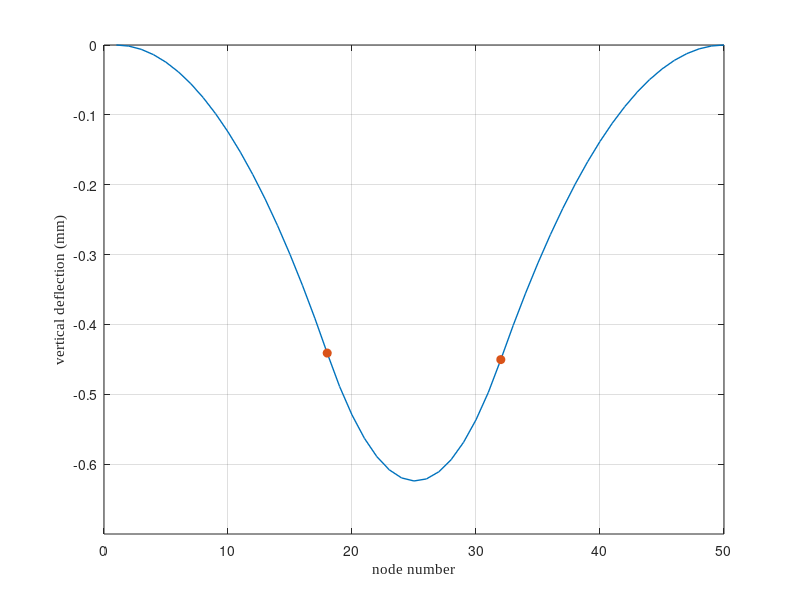
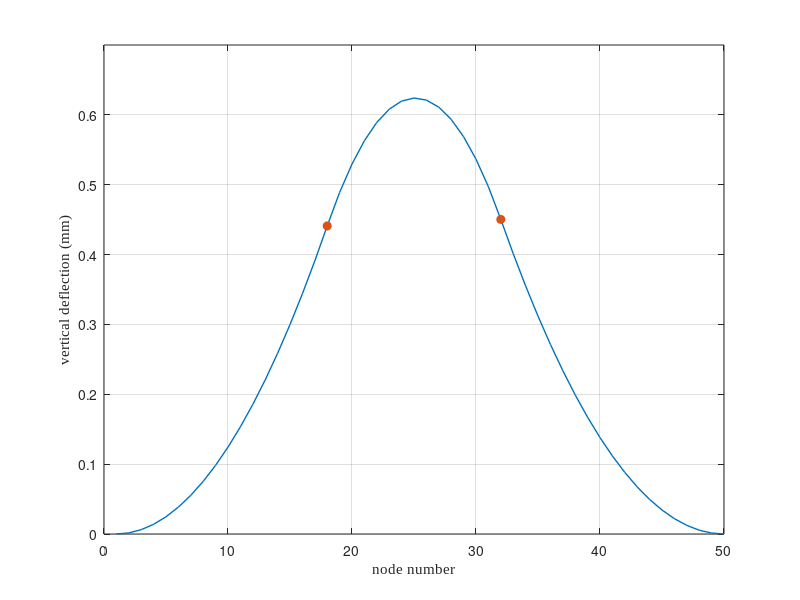

Recreate these plots in MATLAB, in order. (Note: this script raises an error after producing the figures.)
clear; clc; close all;
% Directory to save figures
saveDir = 'C:\Users\trott\Dropbox\Conference Papers\In Progress\Roberts2025_IMECE\Latex\Figures';
if ~exist(saveDir, 'dir')
    mkdir(saveDir);
end

%% FEM Model Setup
% nElem = 49; E = 210e9; A = 0.01; I = 8.333e-6; rho = 7850; L = 2;
%nElem = 49; E = 210e9; width = 0.05; thickness = 0.005; rho = 7850; L = 1;
nElem = 49; E = 1.8602e10; width = 0.0254; thickness = 0.0016002; rho = 515.379; L = 0.0889;
A = width * thickness; I = (width * thickness^3) / 12; 
nNode = nElem + 1; dof_per_node = 3; totalDOF = nNode * dof_per_node;
Le = L / nElem;
nFrames = 50; colors = lines(nFrames);

% Element matrices
ke_axial = (E*A/Le)*[1 -1; -1 1];
ke_bend = (E*I/Le^3)*[12 6*Le -12 6*Le; 6*Le 4*Le^2 -6*Le 2*Le^2;
                      -12 -6*Le 12 -6*Le; 6*Le 2*Le^2 -6*Le 4*Le^2];
ke = zeros(6); me = zeros(6);
axial = [1 4]; bend = [2 3 5 6];
ke(axial,axial) = ke_axial; ke(bend,bend) = ke_bend;

me_axial = (rho*A*Le/6)*[2 1; 1 2];
me_bend = (rho*A*Le/420)*[156 22*Le 54 -13*Le; 22*Le 4*Le^2 13*Le -3*Le^2;
                          54 13*Le 156 -22*Le; -13*Le -3*Le^2 -22*Le 4*Le^2];
me(axial,axial) = me_axial; me(bend,bend) = me_bend;

K = zeros(totalDOF); M = zeros(totalDOF);
for e = 1:nElem
    idx = (e-1)*dof_per_node + (1:6);
    K(idx,idx) = K(idx,idx) + ke;
    M(idx,idx) = M(idx,idx) + me;
end

% Fixed-fixed boundary
fixedDOF = [1,2,3, totalDOF-2, totalDOF-1, totalDOF];
freeDOF = setdiff(1:totalDOF, fixedDOF);
Kf = K(freeDOF,freeDOF); Mf = M(freeDOF,freeDOF);

%% Static Deflection Under Moment Couple
% Prepare load vector
F_static = zeros(totalDOF, 1);

% Define same moment couple as in control: Nodes 20 and 30
nodeL = 18; nodeR = 32;
DOF_thetaL = (nodeL - 1)*dof_per_node + 3;
DOF_thetaR = (nodeR - 1)*dof_per_node + 3;

M0 = 0.5;  % Nm magnitude of static moment
F_static(DOF_thetaL) = -M0;
F_static(DOF_thetaR) = +M0;

% Apply boundary conditions
F_static_reduced = F_static(freeDOF);

% Solve static equilibrium: Kf * u = F_static
U_static = zeros(totalDOF, 1);
U_static(freeDOF) = Kf \ F_static_reduced;

% Extract vertical displacements
x_nodes = 1:nNode;
w_static = U_static(2:dof_per_node:end);  % vertical DOFs

figure('Units','inches','Position',[1 1 3.6 2.0]);
plot(x_nodes, 1e3*w_static, '-', 'LineWidth', 1);
hold on;

% Mark moment application nodes with red circles
plot(x_nodes([nodeL, nodeR]), 1e3*w_static([nodeL, nodeR]), 'o', ...
     'MarkerSize', 6, 'MarkerFaceColor', colors(2,:), 'Color', colors(2,:));

xlabel('node number', 'FontName', 'Times New Roman', 'FontSize', 11);
ylabel('vertical deflection (mm)', 'FontName', 'Times New Roman', 'FontSize', 11);
ylim([-0.7 0]);
grid on; box on;
print(gcf, fullfile(saveDir, 'static_deflection_moment1'), '-dpng', '-r300');


F_static(DOF_thetaL) = +M0;  % flipped
F_static(DOF_thetaR) = -M0;

% Apply BCs and solve
F_static_reduced = F_static(freeDOF);
U_static = zeros(totalDOF, 1);
U_static(freeDOF) = Kf \ F_static_reduced;

% Extract and plot
x_nodes = 1:nNode;
w_static = U_static(2:dof_per_node:end);  % vertical DOFs

figure('Units','inches','Position',[1 1 3.6 2.0]);
plot(x_nodes, 1e3*w_static, '-', 'LineWidth', 1);
hold on;

% Mark moment application nodes with red circles
plot(x_nodes([nodeL, nodeR]), 1e3*w_static([nodeL, nodeR]), 'o', ...
     'MarkerSize', 6, 'MarkerFaceColor', colors(2,:), 'Color', colors(2,:));
xlabel('node number', 'FontName', 'Times New Roman', 'FontSize', 11);
ylabel('vertical deflection (mm)', 'FontName', 'Times New Roman', 'FontSize', 11);
ylim([0 0.7]);
grid on; box on;
print(gcf, fullfile(saveDir, 'static_deflection_moment2'), '-dpng', '-r300');

%% Rayleigh damping
zeta1 = 0.02; zeta2 = 0.02;
[Phi,D] = eig(Kf,Mf); omega = sqrt(diag(D));
A = [1/(2*omega(1)) omega(1)/2; 1/(2*omega(2)) omega(2)/2];
ab = A\[zeta1; zeta2]; alpha = ab(1); beta = ab(2);
Cf = alpha*Mf + beta*Kf;

%% Time Integration Setup
dt = 1e-4; Tmax = 0.05; Nt = round(Tmax/dt); t = (0:Nt)*dt;
nDOF_f = length(freeDOF);

% Initial Conditions
W_free = zeros(nDOF_f,Nt+1); V = zeros(nDOF_f,Nt+1); Aacc = zeros(nDOF_f,Nt+1);

% Apply impulse near control region
impulse_node = round(25);  
mid_dof_global = (impulse_node-1)*dof_per_node + 2;
mid_dof = find(freeDOF==mid_dof_global);

f_dyn = zeros(nDOF_f, Nt+1);
impulse_val = 1000;

% Apply impulse starting at 0.1 ms (0.0001 s)
impulse_start_time = 0.005;  % seconds
impulse_duration = 0.001;     % impulse lasts for 1 ms
start_idx = round(impulse_start_time / dt);
num_impulse_steps = round(impulse_duration / dt);

% Apply impulse to f_dyn starting at start_idx
f_dyn(mid_dof, start_idx : start_idx + num_impulse_steps - 1) = impulse_val;

% Newmark coefficients
b = 1/4; g = 1/2;
a0 = 1/(b*dt^2); a1 = g/(b*dt); a2 = 1/(b*dt); a3 = 1/(2*b)-1;
a4 = g/b - 1; a5 = dt*(g/(2*b)-1);
Keff = Kf + a1*Cf + a0*Mf;

%% Free Response Simulation
W = W_free; Aacc(:,1) = Mf\(f_dyn(:,1) - Cf*V(:,1) - Kf*W(:,1));
for n = 1:Nt
    Feff = f_dyn(:,n+1) + ...
        Mf*(a0*W(:,n) + a2*V(:,n) + a3*Aacc(:,n)) + ...
        Cf*(a1*W(:,n) + a4*V(:,n) + a5*Aacc(:,n));
    W(:,n+1) = Keff \ Feff;
    Aacc(:,n+1) = a0*(W(:,n+1)-W(:,n)) - a2*V(:,n) - a3*Aacc(:,n);
    V(:,n+1) = V(:,n) + dt*((1-g)*Aacc(:,n) + g*Aacc(:,n+1));
end
W_free = W; A_free = Aacc; V_free = V;

% Control nodes (adjacent rotation DOFs)
left_node = 20; right_node = 30;
thetaL_global = (left_node - 1)*dof_per_node + 3;
thetaR_global = (right_node - 1)*dof_per_node + 3;
idL = find(freeDOF==thetaL_global); idR = find(freeDOF==thetaR_global);

if isempty(idL) || isempty(idR)
    error('Control node DOFs not found in freeDOF!');
end

%%
Kp_vals = logspace(-6, -1, 10);  % 10 values from 1e-6 to 1e-1
Kd_vals = logspace(-5, -1, 10);  % 10 values from 1e-5 to 1e-1
results = [];

fprintf('Running PD Tuning Sweep:\n');
for kp = Kp_vals
    for kd = Kd_vals
        fprintf('  Testing Kp = %.1e, Kd = %.1e ...\n', kp, kd);
        [peak, settle, rms_a] = run_PD_simulation(kp, kd, ...
            zeros(nDOF_f,Nt+1), zeros(nDOF_f,Nt+1), zeros(nDOF_f,Nt+1), ...
            f_dyn, Mf, Cf, Kf, Keff, dt, Nt, mid_dof, freeDOF, totalDOF, ...
            dof_per_node, left_node, right_node);

        results = [results; kp, kd, 1e3*peak, settle, rms_a];
    end
end

T = array2table(results, ...
    'VariableNames', {'Kp', 'Kd', 'PeakDisp_mm', 'SettleTime_ms', 'RMSAccel'});
disp(T);
sorted_by_peak = sortrows(T, 'PeakDisp_mm');
sorted_by_settle = sortrows(T, 'SettleTime_ms');
sorted_by_rms = sortrows(T, 'RMSAccel');
best = sorted_by_settle(1, :); 

%% PD Control Simulation
% Kp = 250; 
% Kd = 1000;
% Kp = 10; 
% Kd = 0.175;
% Kp = 0.00001; 
% Kd = 0.00005;
Kp = best.Kp;
Kd = best.Kd;
fprintf('Using optimal PD gains: Kp = %.2e, Kd = %.2e\n', Kp, Kd);

W_pd = zeros(nDOF_f,Nt+1); V_pd = zeros(nDOF_f,Nt+1); A_pd = zeros(nDOF_f,Nt+1);
f_pd = f_dyn; M_record = zeros(1,Nt);

for n = 1:Nt
    thetaL = W_pd(idL, n); thetaR = W_pd(idR, n);
    dthetaL = V_pd(idL, n); dthetaR = V_pd(idR, n);
    
    curvature = thetaR - thetaL;
    curvature_rate = dthetaR - dthetaL;
    M_control = -Kp * curvature - Kd * curvature_rate;
    
    % Store control history
    M_record(n) = M_control;

    % Apply control moment couple
    f_pd(idL, n+1) = f_pd(idL, n+1) - M_control;
    f_pd(idR, n+1) = f_pd(idR, n+1) + M_control;

    Feff = f_pd(:,n+1) + ...
        Mf*(a0*W_pd(:,n) + a2*V_pd(:,n) + a3*A_pd(:,n)) + ...
        Cf*(a1*W_pd(:,n) + a4*V_pd(:,n) + a5*A_pd(:,n));
    W_pd(:,n+1) = Keff \ Feff;
    A_pd(:,n+1) = a0*(W_pd(:,n+1) - W_pd(:,n)) - a2*V_pd(:,n) - a3*A_pd(:,n);
    V_pd(:,n+1) = V_pd(:,n) + dt*((1-g)*A_pd(:,n) + g*A_pd(:,n+1));
end

%% Plot Displacement Comparison
figure('Units','inches','Position',[1 1 3.6 2.0]);  % width x height in inches
plot(1e3 * t, 1e3 * W_free(mid_dof,:), 'LineWidth', 1); hold on;
plot(1e3 * t, 1e3 * W_pd(mid_dof,:), 'LineWidth', 1);
xlabel('time (ms)', 'FontName', 'Times New Roman', 'FontSize', 11);
ylabel('midpoint displacement (mm)', 'FontName', 'Times New Roman', 'FontSize', 11);
legend({'free', 'pd-controlled'}, 'FontName', 'Times New Roman', 'FontSize', 9, 'Location', 'northeast');
%title('free vs pd-controlled midpoint response', 'FontName', 'Times New Roman', 'FontSize', 11);
% xlim([0 1500]);
set(gca,'LooseInset',get(gca,'TightInset'))
grid on;
box on;
print(gcf, fullfile(saveDir, 'displacement_comparison'), '-dpng', '-r300');

%% Plot Control Moment History
figure('Units','inches','Position',[1 1 3.6 2.0]);
plot(1e3 * t(1:Nt), M_record, 'LineWidth', 1);
xlabel('time (ms)', 'FontName', 'Times New Roman', 'FontSize', 11);
ylabel('control moment (Nm)', 'FontName', 'Times New Roman', 'FontSize', 11);
%title('control moment applied over time', 'FontName', 'Times New Roman', 'FontSize', 11);
set(gca,'LooseInset',get(gca,'TightInset'))
grid on;
box on;
print(gcf, fullfile(saveDir, 'control_moment_history'), '-dpng', '-r300');

%% Reconstruct full DOF history
% U_hist = zeros(totalDOF, Nt+1);
% U_hist(freeDOF, :) = W_free;
% 
% % Extract vertical displacements
% w_hist = U_hist(2:dof_per_node:end, :);
% x_nodes = 1:nNode;
% t_hist = t;
% 
% frame_idx = round(linspace(1, size(w_hist, 2), nFrames));
% 
% % Create figure with fixed width
% figure('Units','inches','Position',[1 1 3.6 3.0]);  % taller to fit legend
% hold on;
% 
% for i = 1:nFrames
%     plot(x_nodes, 1e3 * w_hist(:, frame_idx(i)), '-', ...
%          'LineWidth', 1.2, ...
%          'Color', colors(i,:), ...
%          'DisplayName', sprintf('t = %.1f ms', 1e3 * t_hist(frame_idx(i))));
% end
% 
% xlabel('node number', 'FontName', 'Times New Roman', 'FontSize', 11);
% ylabel('vertical deflection (mm)', 'FontName', 'Times New Roman', 'FontSize', 11);
% grid on; box on;
% 
% % Move legend below plot, in multiple columns
% lgd = legend('Orientation','horizontal', ...
%              'NumColumns', 3, ...
%              'Location','southoutside', ...
%              'FontSize', 8, ...
%              'FontName', 'Times New Roman');
% 
% set(gca, 'FontName', 'Times New Roman', 'FontSize', 10, 'LineWidth', 1);
% 
% % Tight layout for figure export
% set(gca, 'LooseInset', [0.03 0.03 0.03 0.03]);
% 
% % Save
% print(gcf, fullfile(saveDir, 'beam_shape_over_time_free'), '-dpng', '-r300');

%% Reconstruct full DOF history
U_hist = zeros(totalDOF, Nt+1);
U_hist(freeDOF, :) = W_free;

% Extract vertical displacements
w_hist = U_hist(2:dof_per_node:end, :);
x_nodes = 1:nNode;
t_hist = t;

% Choose frames
frame_idx = round(linspace(1, size(w_hist, 2), nFrames));

% Build colormap based on time progression
cmap = turbo(nFrames);  % Or use 'parula', 'jet', etc.

% Create figure
figure('Units','inches','Position',[1 1 3.6 3.0]);
hold on;

for i = 1:nFrames
    color = cmap(i, :);
    plot(x_nodes, 1e3 * w_hist(:, frame_idx(i)), '-', ...
         'LineWidth', 1.2, 'Color', color);
end

xlabel('node number', 'FontName', 'Times New Roman', 'FontSize', 11);
ylabel('vertical deflection (mm)', 'FontName', 'Times New Roman', 'FontSize', 11);
ylim([-15 30]);
grid on; box on;
set(gca, 'FontName', 'Times New Roman', 'FontSize', 11, 'LineWidth', 1);

% Add custom colorbar as time legend
colormap(cmap);
cb = colorbar('southoutside');
cb.Ticks = linspace(0, 1, 5);
cb.TickLabels = arrayfun(@(i) sprintf('%.0f', 1e3 * t_hist(frame_idx(i))), ...
                         round(linspace(1, nFrames, 5)), 'UniformOutput', false);
cb.Label.String = 'time scale (ms)';
cb.Label.FontName = 'Times New Roman';
cb.Label.FontSize = 11;

% Save
print(gcf, fullfile(saveDir, 'beam_shape_over_time_free_colormap'), '-dpng', '-r300');


%% Reconstruct full DOF history

% U_hist = zeros(totalDOF, Nt+1);
% U_hist(freeDOF, :) = W_free;
% 
% % Extract vertical displacements (mm)
% w_hist = 1e3 * U_hist(2:dof_per_node:end, :);  % nNode × Nt+1
% x_nodes = 1:nNode;
% t_ms = t * 1e3;
% 
% % Create figure
% figure('Units','inches','Position',[1 1 5 3]);
% hold on;
% 
% % Create a colormap for mapping deflection magnitude
% nPoints = numel(w_hist);
% w_min = min(w_hist(:));
% w_max = max(w_hist(:));
% cmap = turbo(256);
% 
% % Plot each line colored by its local deflection magnitude
% for k = 1:Nt+1
%     z_vals = w_hist(:, k);
%     y_vals = t_ms(k) * ones(size(x_nodes));
%     x_vals = x_nodes;
% 
%     % Normalize this line's color range
%     norm_vals = round(1 + (z_vals - w_min) / (w_max - w_min) * 255);
%     norm_vals = max(min(norm_vals, 256), 1);  % clip to [1, 256]
% 
%     for i = 1:(nNode - 1)
%         % Segment between adjacent nodes
%         plot3(x_vals(i:i+1), y_vals(i:i+1), z_vals(i:i+1), '-', ...
%               'Color', cmap(norm_vals(i),:), 'LineWidth', 1);
%     end
% end
% 
% % Axes and labels
% xlabel('Node number', 'FontName', 'Times New Roman', 'FontSize', 12);
% ylabel('Time (ms)', 'FontName', 'Times New Roman', 'FontSize', 12);
% zlabel('Vertical deflection (mm)', 'FontName', 'Times New Roman', 'FontSize', 12);
% title('Beam shape evolution (deflection-colored)', 'FontName', 'Times New Roman', 'FontSize', 12);
% 
% view(45, 25);
% grid on; box on;
% 
% % Add colorbar mapped to Z (deflection)
% colormap(cmap);
% cb = colorbar;
% cb.Label.String = 'Deflection (mm)';
% cb.Label.FontName = 'Times New Roman';
% cb.Label.FontSize = 11;
% 
% % Set colorbar tick labels to actual deflection values
% cb.Ticks = linspace(0, 1, 5);
% cb.TickLabels = arrayfun(@(v) sprintf('%.1f', v), ...
%     linspace(w_min, w_max, 5), 'UniformOutput', false);
% 
% print(gcf, fullfile(saveDir, 'beam_shape_3D_lines_by_deflection'), '-dpng', '-r600');


%% Performance Metrics
disp('Performance Comparison:');

% Metrics
peak_free = max(abs(W_free(mid_dof,:)));
peak_pd = max(abs(W_pd(mid_dof,:)));
rms_window = t <= 0.015;
rms_a_free = rms(A_free(mid_dof, rms_window));
rms_a_pd   = rms(A_pd(mid_dof, rms_window));

% Settling thresholds
settle_thresh_free = 0.05 * peak_free;
settle_thresh_pd   = 0.05 * peak_pd;
sustain_steps = round(0.005 / dt);  % 5 ms

[~, peak_idx_free] = max(abs(W_free(mid_dof,:)));
[~, peak_idx_pd]   = max(abs(W_pd(mid_dof,:)));

settle_free_ms = NaN;
settle_pd_ms   = NaN;

% Settling time detection
for k = peak_idx_free : Nt - sustain_steps
    window = abs(W_free(mid_dof, k : k + sustain_steps));
    if all(window < settle_thresh_free)
        settle_free_ms = t(k) * 1e3;
        break;
    end
end

for k = peak_idx_pd : Nt - sustain_steps
    window = abs(W_pd(mid_dof, k : k + sustain_steps));
    if all(window < settle_thresh_pd)
        settle_pd_ms = t(k) * 1e3;
        break;
    end
end

% Compute improvements
cond_Keff = cond(Keff);
peak_improvement = (peak_free - peak_pd) / peak_free * 100;
rms_improvement = (rms_a_free - rms_a_pd) / rms_a_free * 100;
fprintf('DEBUG: RMS free = %.4f, RMS pd = %.4f\n', rms_a_free, rms_a_pd);

if ~isnan(settle_free_ms) && ~isnan(settle_pd_ms) && settle_free_ms > 0
    settle_improvement = (settle_free_ms - settle_pd_ms) / settle_free_ms * 100;
else
    settle_improvement = NaN;
end

% Display results
fprintf('Condition number of Keff: %.2e\n', cond_Keff);
fprintf('%-25s %-12s %-12s %-12s\n', 'Metric', 'Free', 'PD', 'Improvement');
fprintf('%-25s %-12.2f %-12.2f %-12.2f\n', 'Peak Displacement (mm)', ...
        1e3 * peak_free, 1e3 * peak_pd, peak_improvement);
if ~isnan(settle_free_ms) && ~isnan(settle_pd_ms)
    fprintf('%-25s %-12.2f %-12.2f %-12.2f\n', 'Settling Time (ms)', ...
            settle_free_ms, settle_pd_ms, settle_improvement);
else
    fprintf('%-25s %-12s %-12s %-12s\n', 'Settling Time (ms)', ...
            settle_free_ms_str(settle_free_ms), ...
            settle_free_ms_str(settle_pd_ms), '--');
end
fprintf('%-25s %-12.2f %-12.2f %-12.2f\n', 'RMS Accel (m/s^2)', ...
        rms_a_free, rms_a_pd, rms_improvement);

% Helper function to print -- for NaNs
function out = settle_free_ms_str(val)
    if isnan(val)
        out = '--';
    else
        out = sprintf('%.2f', val);
    end
end

function [peak_pd, settle_pd_ms, rms_pd] = run_PD_simulation(Kp, Kd, ...
    W0, V0, A0, f_dyn, Mf, Cf, Kf, Keff, dt, Nt, mid_dof, freeDOF, totalDOF, dof_per_node, left_node, right_node)

    % Setup arrays
    nDOF_f = size(W0, 1);
    W = W0; V = V0; A = A0;
    f_pd = f_dyn;
    
    thetaL_global = (left_node - 1)*dof_per_node + 3;
    thetaR_global = (right_node - 1)*dof_per_node + 3;
    idL = find(freeDOF == thetaL_global); idR = find(freeDOF == thetaR_global);
    
    % Newmark coefficients
    b = 1/4; g = 1/2;
    a0 = 1/(b*dt^2); a1 = g/(b*dt); a2 = 1/(b*dt); a3 = 1/(2*b)-1;
    a4 = g/b - 1; a5 = dt*(g/(2*b)-1);
    
    % Time integration with PD control
    for n = 1:Nt
        thetaL = W(idL, n); thetaR = W(idR, n);
        dthetaL = V(idL, n); dthetaR = V(idR, n);

        curvature = thetaR - thetaL;
        curvature_rate = dthetaR - dthetaL;
        M_control = -Kp * curvature - Kd * curvature_rate;

        % Apply control moment couple
        f_pd(idL, n+1) = f_pd(idL, n+1) - M_control;
        f_pd(idR, n+1) = f_pd(idR, n+1) + M_control;

        Feff = f_pd(:,n+1) + ...
            Mf*(a0*W(:,n) + a2*V(:,n) + a3*A(:,n)) + ...
            Cf*(a1*W(:,n) + a4*V(:,n) + a5*A(:,n));

        W(:,n+1) = Keff \ Feff;
        A(:,n+1) = a0*(W(:,n+1)-W(:,n)) - a2*V(:,n) - a3*A(:,n);
        V(:,n+1) = V(:,n) + dt*((1-g)*A(:,n) + g*A(:,n+1));
    end

    % Metrics
    response = W(mid_dof, :);
    peak_pd = max(abs(response));
    rms_pd = rms(A(mid_dof, :));

    % Settling time
    settle_thresh = 0.05 * peak_pd;
    sustain_steps = round(0.005 / dt);
    [~, peak_idx] = max(abs(response));
    settle_pd_ms = NaN;

    for k = peak_idx:Nt - sustain_steps
        if all(abs(response(k:k + sustain_steps)) < settle_thresh)
            settle_pd_ms = (k * dt) * 1e3;
            break;
        end
    end
end
